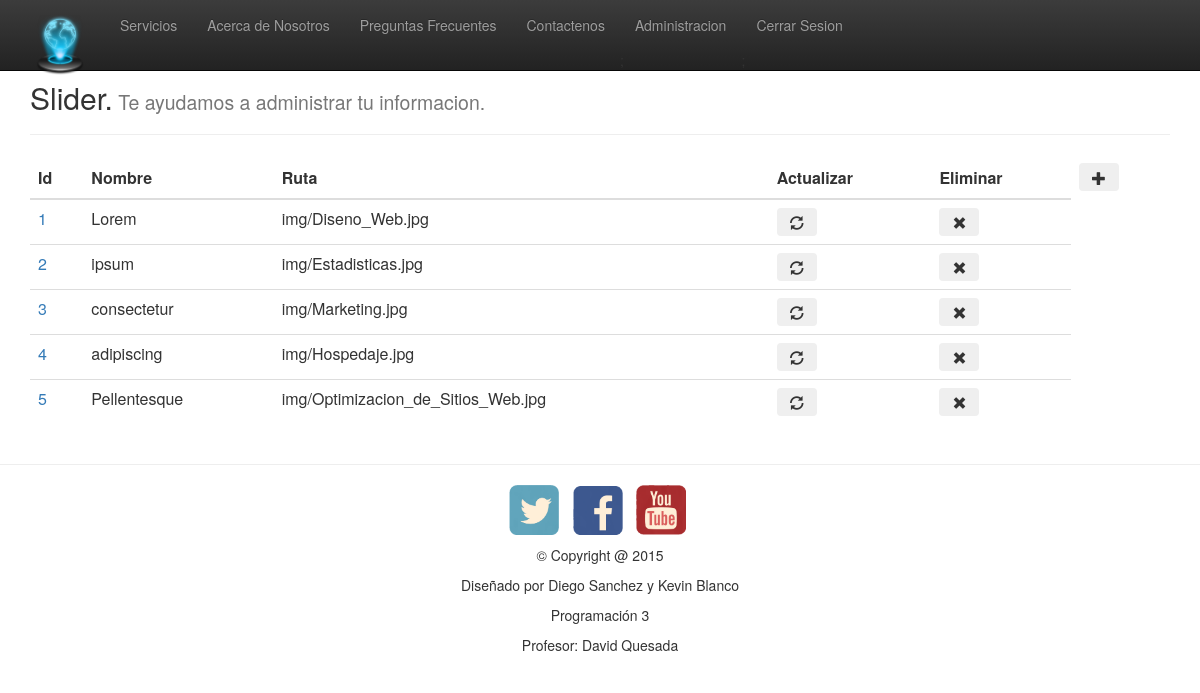
/admin/vista-slider.php (signed in), run on an earlier commit of the app's database.
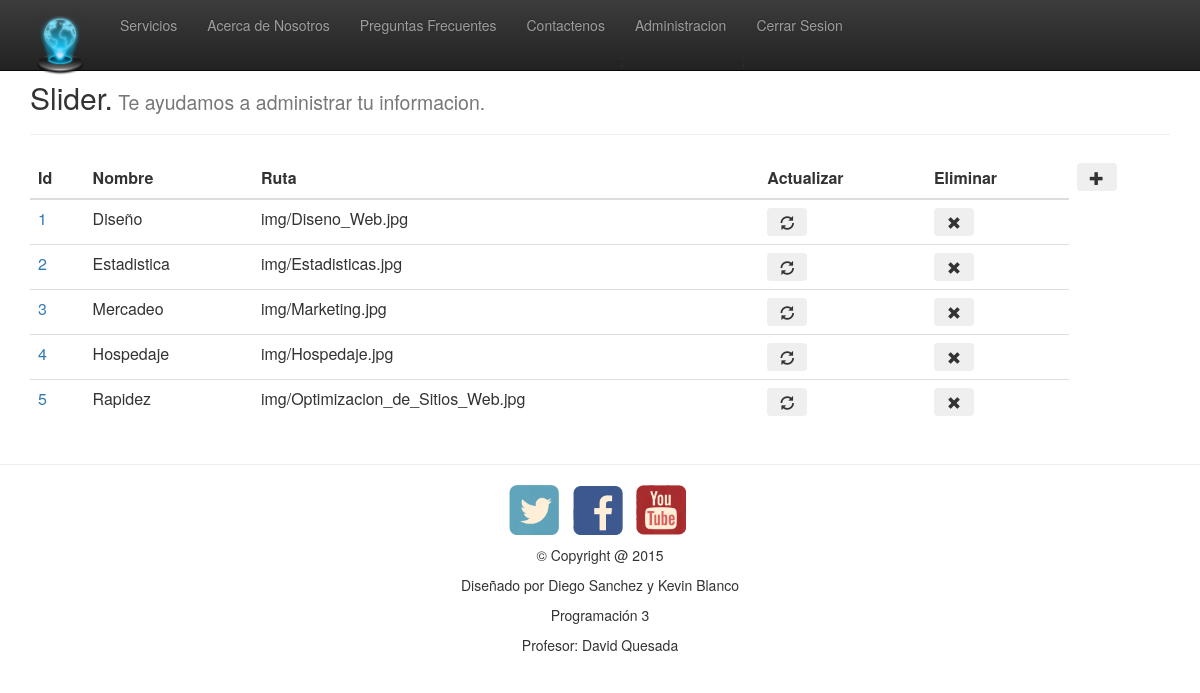
And on a later commit of the database.
### tables this page shows
CREATE TABLE IF NOT EXISTS `slider` (
  `id` tinyint(4) NOT NULL AUTO_INCREMENT,
  `nombre` varchar(40) NOT NULL,
  `ruta` varchar(80) NOT NULL,
  PRIMARY KEY (`id`)
);

### common/dbConnection.php (called while the page is built, shortened)
<?php
    class Connect
    {
        private $hostname    = 'localhost';
        private $username    = 'root';
        private $password    = '';
        private $database    = 'proyecto-progra3';
        private $slider = array();
        public function getHostname(){
            return $this->hostname;
        }
        public function getUsername(){
            return $this->username;
        }
        public function getPassword(){
            return $this->password;
        }
        public function getSchema(){
            return $this->database;
        }
        public function connectDb()
        {
           try {
             $connexion = mysqli_connect(
                    $this->getHostname(),
                    $this->getUsername(),
                    $this->getPassword(),
                    $this->getSchema()
                ) OR DIE ('Error de Conexión');
                return $connexion;
            } catch (Exception $e) {
                echo $e->getMessage;
            }
        }
             public function getSlider() {
            try {
                $sql = 'SELECT * FROM slider';
                $query = mysqli_query (
                        $this->connectDb(),
                        $sql
                    );
                $i = 0;
                while($queryData = mysqli_fetch_assoc($query)){
                    $this->slider[$i] = $queryData;
                    $i++;
                }
                return $this->slider;
            } catch (Exception $e) {
                echo $e->getMessage();
            }
            return $this->slider;
        }
    }
?>

### admin/vista-slider.php (the view, shortened to what this page needs)
<?php
  include 'header.php';
 ?>
<?php if (isset($_SESSION['estado']) && $_SESSION['estado'] == '1') { ?>
<?php
	include '../common/dbConnection.php';
	$connexion= new Connect;
	$slider=$connexion->getSlider();
 ?>
 	<div class="container">
		<section>
			<h2>Slider.<small> Te ayudamos a administrar tu informacion.</small></h2><hr>
	       <table  class="table">
	        <thead>
	            <tr>
	                <th>Id</th>
	                <th>Nombre</th>
	                <th>Ruta</th>
	                 <th>Actualizar</th>
	                <th>Eliminar</th>
	               <td> <button  type="button" class="btn btn_default"  onClick=" window.location.href='agregar-slider.php' " ><span class="glyphicon glyphicon-plus" > </span></button></td>   </td>
	           	</tr>
	        </thead>
	        <tbody>
	        	<?php
	            foreach ($slider as $row) {
	        ?>
	            <tr>
	                <td><a href="searchUsuario.php?id=<?php echo $row['id']; ?>"><?php echo $row['id']; ?></a></td>
	                <td><?php echo $row['nombre']; ?></td>
	                <td><?php echo $row['ruta']; ?></td>
	                <td><button type="button" class="btn btn_default"  onClick=" window.location.href='actualizar-slider.php?id=<?php echo $row["id"];?>' " ><span class="glyphicon glyphicon-refresh"> </span></td>
					<td><button type="button" class="btn btn_default"  onClick="myFunction(<?php echo $row['id'];  ?>)"><span class="glyphicon glyphicon-remove"> </span></button></td>
				</tr>
	        <?php } ?>
	        </tbody>
	    </table>
		</section>
	</div>
<?php } else{
  header('Location: login.php');
  }
?>
<?php
  include 'footer.php';
 ?>

What changed in the data, as far as the page shows it:
changed slider "img/Diseno_Web.jpg": nombre "Lorem" → "Diseño"
changed slider "img/Estadisticas.jpg": nombre "ipsum" → "Estadistica"
changed slider "img/Marketing.jpg": nombre "consectetur" → "Mercadeo"
changed slider "img/Hospedaje.jpg": nombre "adipiscing" → "Hospedaje"
changed slider "img/Optimizacion_de_Sitios_Web.jpg": nombre "Pellentesque" → "Rapidez"
